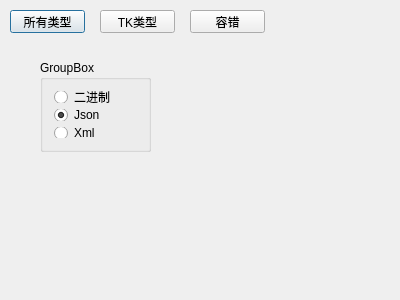
<?xml version="1.0" encoding="UTF-8"?>
<ui version="4.0">
 <class>Dialog</class>
 <widget class="QDialog" name="Dialog">
  <property name="geometry">
   <rect>
    <x>0</x>
    <y>0</y>
    <width>400</width>
    <height>300</height>
   </rect>
  </property>
  <property name="windowTitle">
   <string>Dialog</string>
  </property>
  <widget class="QPushButton" name="pushButtonAllType">
   <property name="geometry">
    <rect>
     <x>10</x>
     <y>10</y>
     <width>75</width>
     <height>23</height>
    </rect>
   </property>
   <property name="text">
    <string>所有类型</string>
   </property>
  </widget>
  <widget class="QPushButton" name="pushButtonTK">
   <property name="geometry">
    <rect>
     <x>100</x>
     <y>10</y>
     <width>75</width>
     <height>23</height>
    </rect>
   </property>
   <property name="text">
    <string>TK类型</string>
   </property>
  </widget>
  <widget class="QGroupBox" name="groupBox">
   <property name="geometry">
    <rect>
     <x>40</x>
     <y>60</y>
     <width>111</width>
     <height>92</height>
    </rect>
   </property>
   <property name="title">
    <string>GroupBox</string>
   </property>
   <layout class="QVBoxLayout" name="verticalLayout">
    <item>
     <widget class="QRadioButton" name="radioButtonBin">
      <property name="text">
       <string>二进制</string>
      </property>
     </widget>
    </item>
    <item>
     <widget class="QRadioButton" name="radioButtonJson">
      <property name="text">
       <string>Json</string>
      </property>
      <property name="checked">
       <bool>true</bool>
      </property>
     </widget>
    </item>
    <item>
     <widget class="QRadioButton" name="radioButtonXml">
      <property name="text">
       <string>Xml</string>
      </property>
     </widget>
    </item>
   </layout>
  </widget>
  <widget class="QPushButton" name="pushButtonLoss">
   <property name="geometry">
    <rect>
     <x>190</x>
     <y>10</y>
     <width>75</width>
     <height>23</height>
    </rect>
   </property>
   <property name="text">
    <string>容错</string>
   </property>
  </widget>
 </widget>
 <layoutdefault spacing="6" margin="11"/>
 <resources/>
 <connections/>
</ui>
